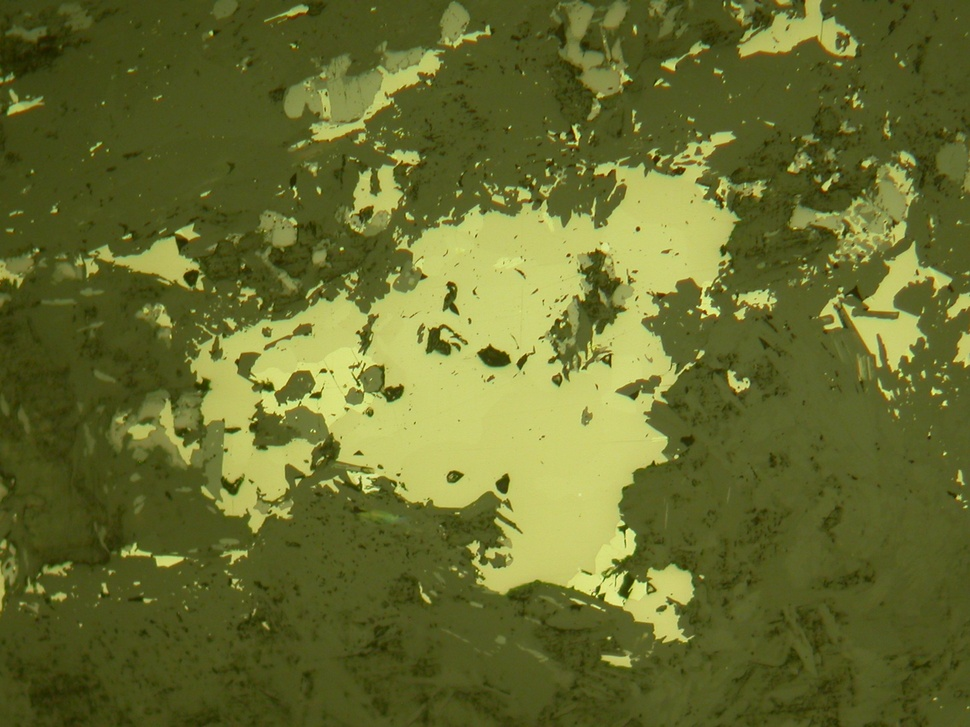
#> input picture ML/first_classification_attempt/data/part1/Оталькованные руды/2550374-2 10х.JPG, 970 x 727 px, shrunk from 2272 x 1704 before the run
$ python -i preprocess.py   (imports and definitions only)
#> lines starting #> are read from the running program, lines starting #| are printed output that depends on the picture; after the words box and inside, x2 and y2 are one past the last pixel; in counts of white or black regions, pixels touching at a corner belong together
#> further down, picture is the input picture: shape (727, 970, 3); mean B, G, R 45.6, 108.4, 102.6
"""Illumination / colour-cast normalisation for OM images.

part1 has a yellow-green cast, part2 is neutral gray, panoramas are dark.
We normalise all of them in Lab space so the model does not learn
"yellow == talc-bearing" from the acquisition domain.
"""

from __future__ import annotations

from dataclasses import dataclass

import cv2
import numpy as np


@dataclass(frozen=True)
class PreprocessConfig:
    l_low_pct: float = 1.0
    l_high_pct: float = 99.0
    clahe_clip: float = 2.0
    clahe_grid: int = 16
    cast_shift_limit: int = 25  # max a/b shift to avoid recolouring real phases


def _matrix_mask(l_channel: np.ndarray) -> np.ndarray:
    """Boolean mask of the dark non-ore background (below median L)."""
    return l_channel < float(np.median(l_channel))


def preprocess(image_bgr: np.ndarray, cfg: PreprocessConfig = PreprocessConfig()) -> np.ndarray:
    """Normalise a uint8 BGR image -> uint8 BGR, illumination/cast corrected."""
    if image_bgr.dtype != np.uint8:
        image_bgr = np.clip(image_bgr, 0, 255).astype(np.uint8)
    lab = cv2.cvtColor(image_bgr, cv2.COLOR_BGR2LAB).astype(np.float32)
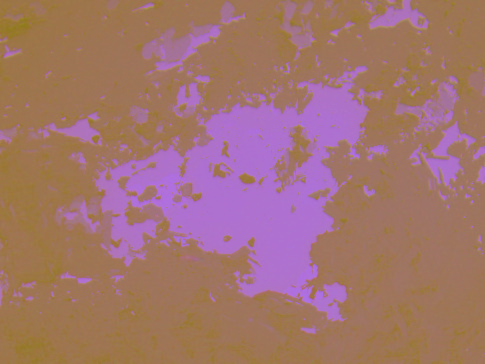
#> lab: shape (727, 970, 3) float32 (shown at 1/2 size); mean B, G, R 110.7, 116.3, 162
    l, a, b = lab[..., 0], lab[..., 1], lab[..., 2]
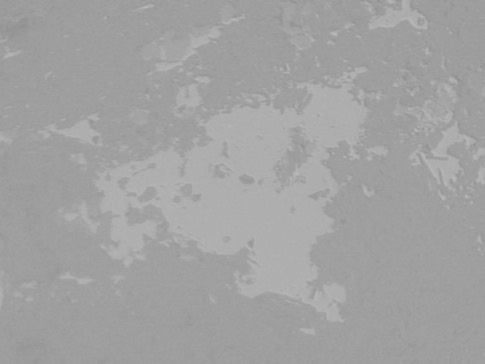
#> b: shape (727, 970) float32 (shown at 1/2 size); min 137, max 188, mean 161.5

    # 1) percentile stretch of L
    lo, hi = np.percentile(l, [cfg.l_low_pct, cfg.l_high_pct])
#> lo = 54; hi = 214
    if hi > lo:
        l = np.clip((l - lo) / (hi - lo) * 255.0, 0, 255)

    # 2) neutralise colour cast measured on the dark matrix background
    bg = _matrix_mask(l)
#> in _matrix_mask, `return l_channel < float(np.median(l_channel))`:
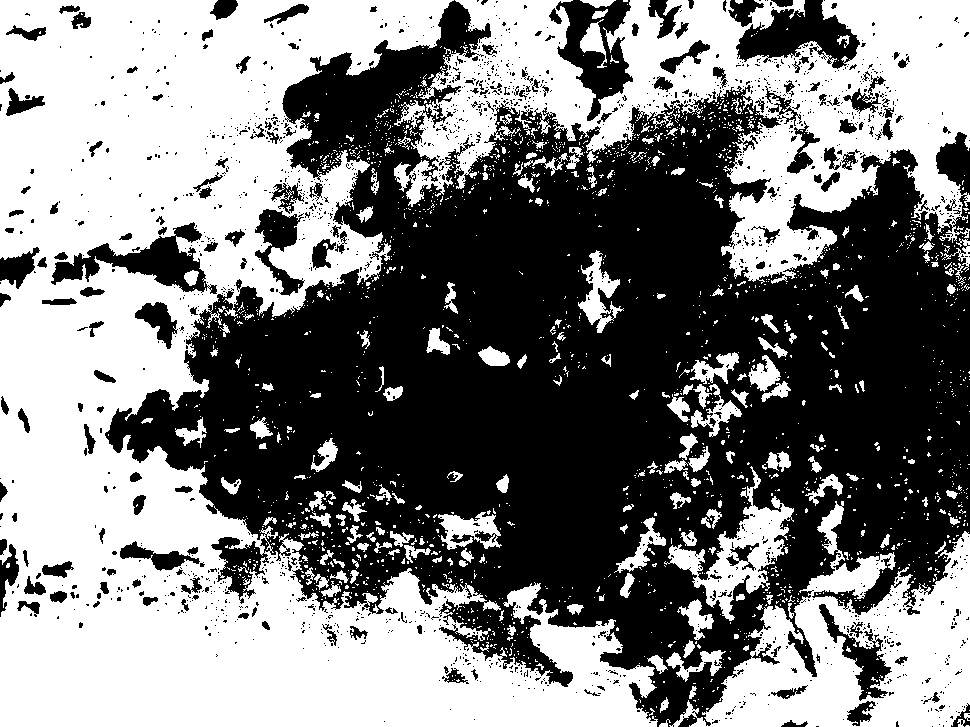
#> returned value: shape (727, 970) bool; 50% white; 1944 white regions (1724 under 20 px), largest, box (x1, y1, x2, y2) and area: (0, 0, 658, 727) 219889, (394, 0, 970, 284) 69204, (669, 501, 970, 727) 29320
    if bg.sum() > 0:
        da = float(np.clip(np.mean(a[bg]) - 128.0, -cfg.cast_shift_limit, cfg.cast_shift_limit))
#> da = -10.59
        db = float(np.clip(np.mean(b[bg]) - 128.0, -cfg.cast_shift_limit, cfg.cast_shift_limit))
#> db = 25
        a = np.clip(a - da, 0, 255)
        b = np.clip(b - db, 0, 255)
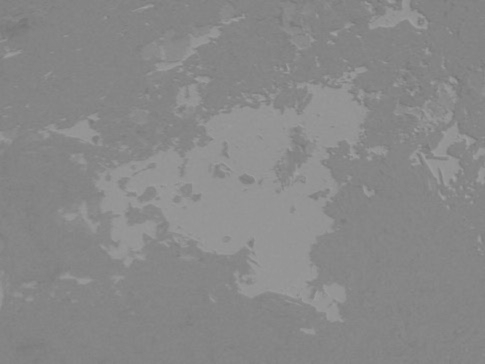
#> b: shape (727, 970) float32 (shown at 1/2 size); min 112, max 163, mean 136.5

    # 3) CLAHE on L for local contrast
    clahe = cv2.createCLAHE(clipLimit=cfg.clahe_clip, tileGridSize=(cfg.clahe_grid, cfg.clahe_grid))
    l = clahe.apply(l.astype(np.uint8)).astype(np.float32)

    out = np.stack([l, a, b], axis=-1).astype(np.uint8)
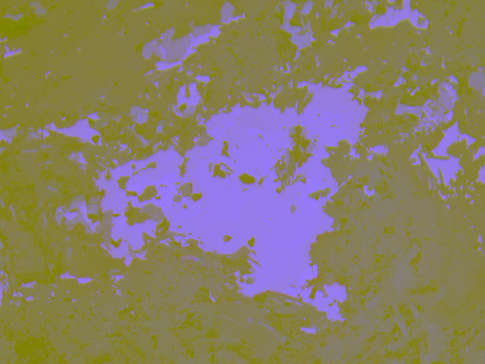
#> out: shape (727, 970, 3) (shown at 1/2 size); mean of channels 0, 1, 2 104.8, 126.2, 136.5; drawn as B, G, R
    return cv2.cvtColor(out, cv2.COLOR_LAB2BGR)
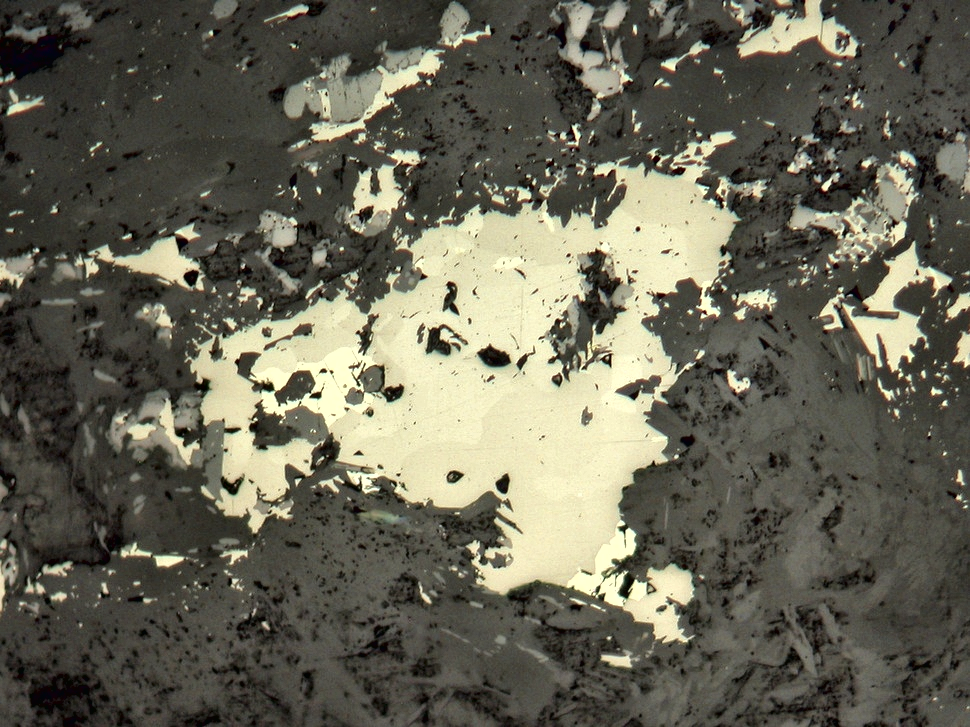
#> returned value: shape (727, 970, 3); mean B, G, R 85.6, 100.8, 102.9

>>> import cv2
>>> picture = cv2.imread('../../../first_classification_attempt/data/part1/Оталькованные руды/2550374-2 10х.JPG')
>>> result = preprocess(picture)

$ run again, on ML/first_classification_attempt/data/part1/Оталькованные руды/2550375-1 10х.JPG
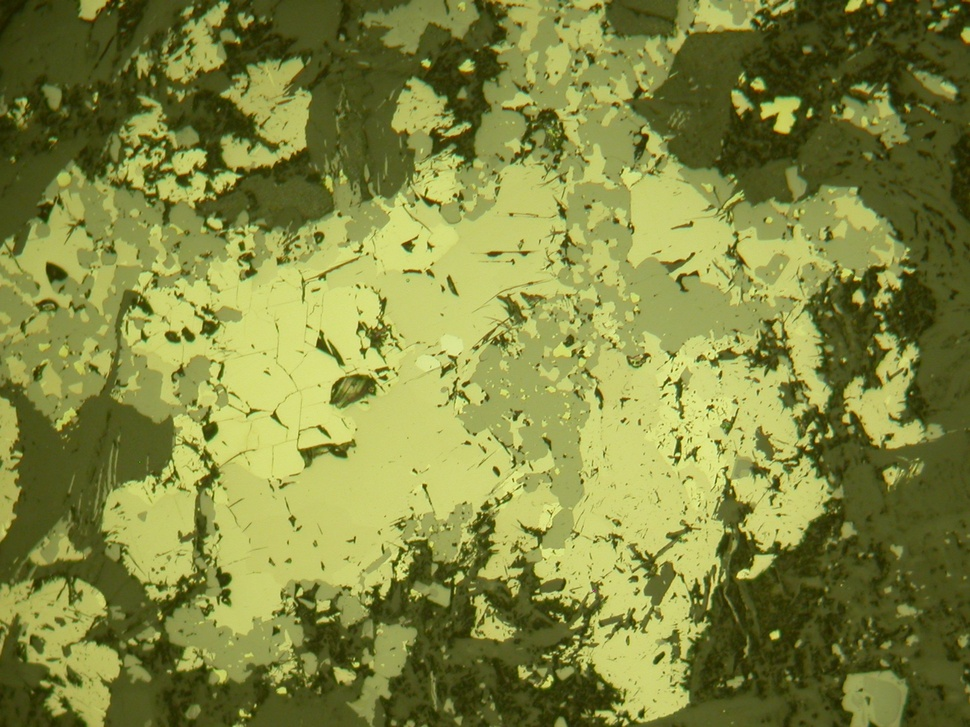
#> input picture ML/first_classification_attempt/data/part1/Оталькованные руды/2550375-1 10х.JPG, 970 x 727 px, shrunk from 2272 x 1704 before the run
#> picture is the input picture: shape (727, 970, 3); mean B, G, R 63.4, 135.1, 129.1
#> lo = 43; hi = 222
#> in _matrix_mask, `return l_channel < float(np.median(l_channel))`:
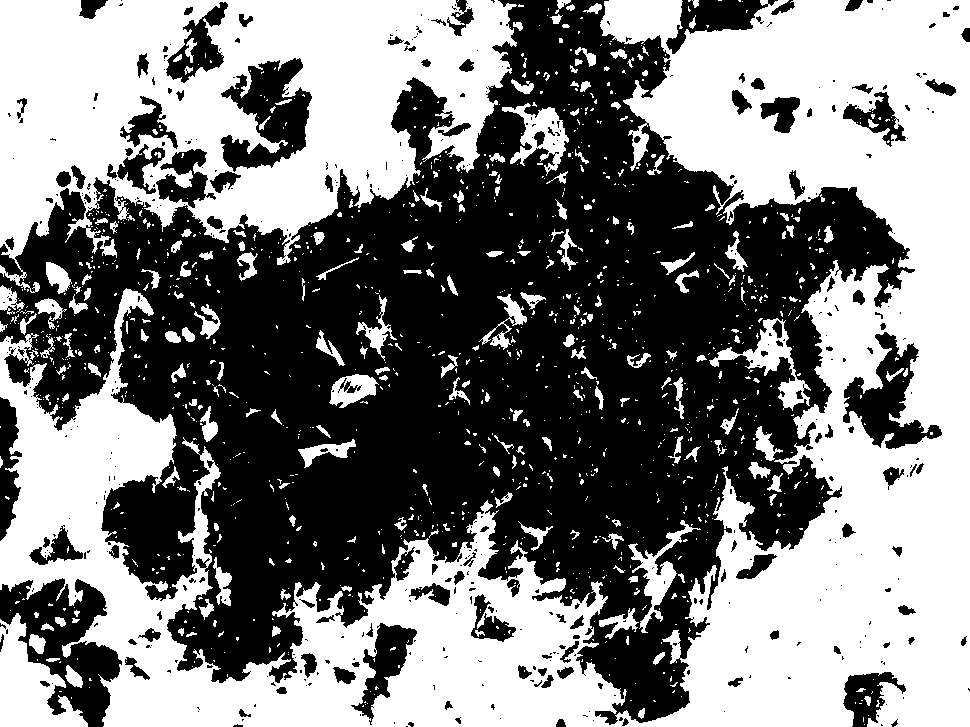
#> returned value: shape (727, 970) bool; 49.9% white; 1245 white regions (1004 under 20 px), largest, box (x1, y1, x2, y2) and area: (0, 0, 970, 727) 231307, (0, 0, 517, 293) 85302, (0, 613, 88, 727) 5032
#> da = -10.61
#> db = 25
#> in preprocess, `return cv2.cvtColor(out, cv2.COLOR_LAB2BGR)`:
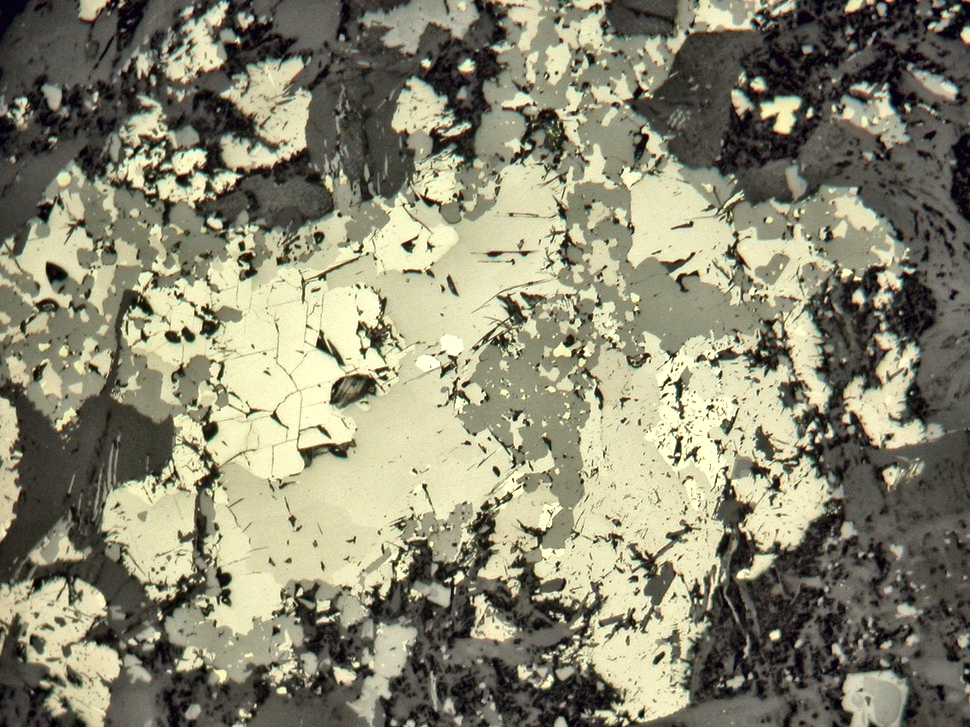
#> returned value: shape (727, 970, 3); mean B, G, R 112.7, 135, 137.3

$ run again, on ML/first_classification_attempt/data/part1/Оталькованные руды/2550376-1 5x.JPG
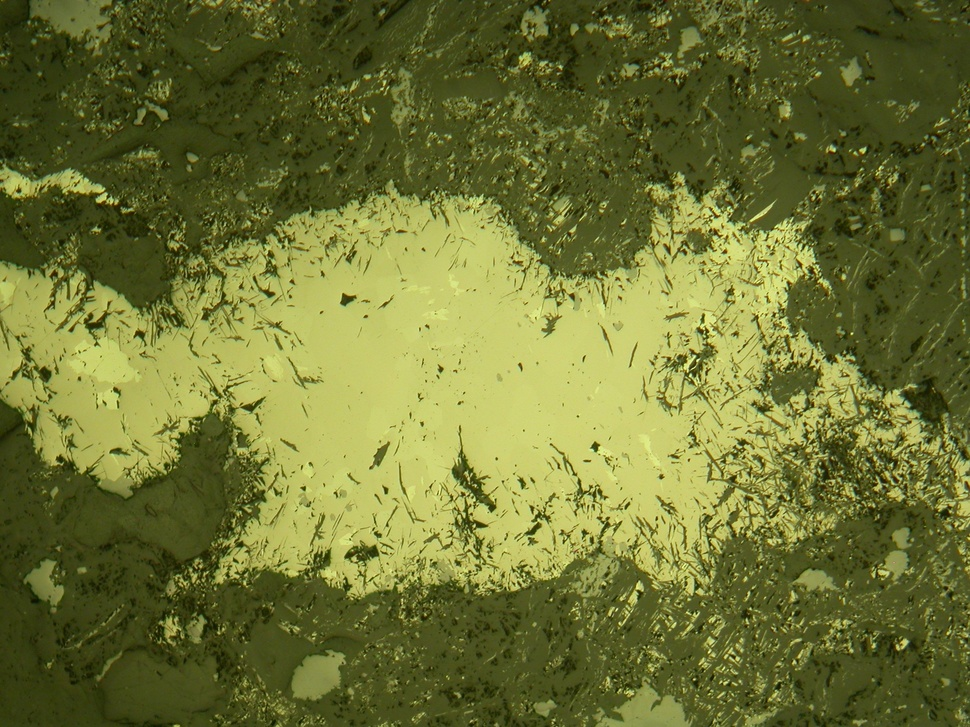
#> input picture ML/first_classification_attempt/data/part1/Оталькованные руды/2550376-1 5x.JPG, 970 x 727 px, shrunk from 2272 x 1704 before the run
#> picture is the input picture: shape (727, 970, 3); mean B, G, R 51.9, 115.3, 109.8
#> lo = 37; hi = 213
#> in _matrix_mask, `return l_channel < float(np.median(l_channel))`:
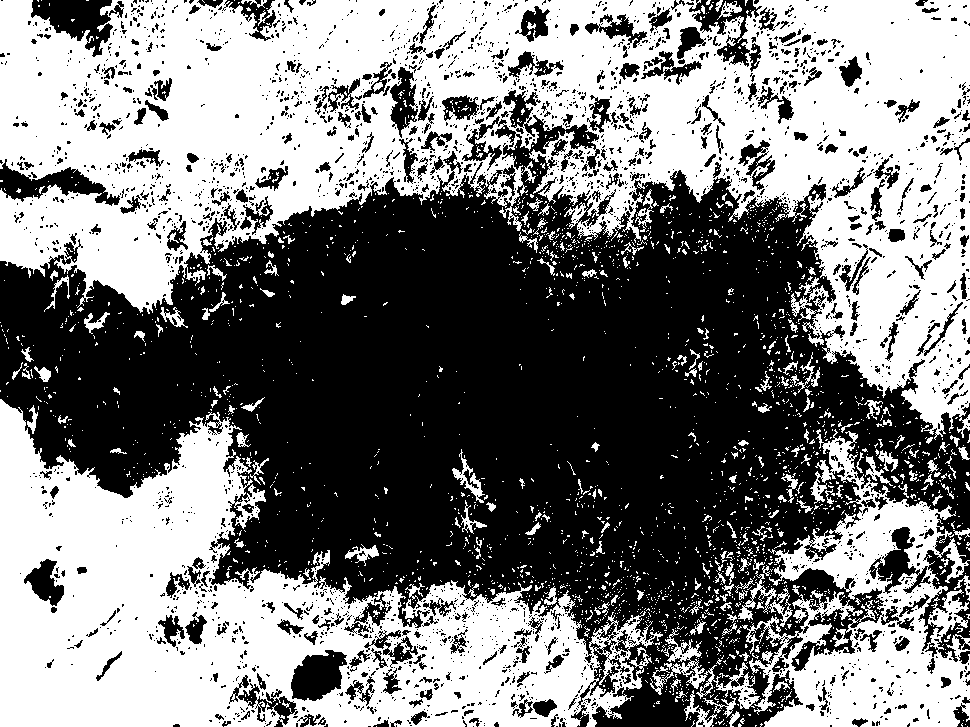
#> returned value: shape (727, 970) bool; 49.7% white; 2449 white regions (2244 under 20 px), largest, box (x1, y1, x2, y2) and area: (0, 0, 970, 440) 199685, (0, 399, 663, 727) 100214, (742, 429, 970, 727) 29217
#> da = -10.14
#> db = 25
#> in preprocess, `return cv2.cvtColor(out, cv2.COLOR_LAB2BGR)`:
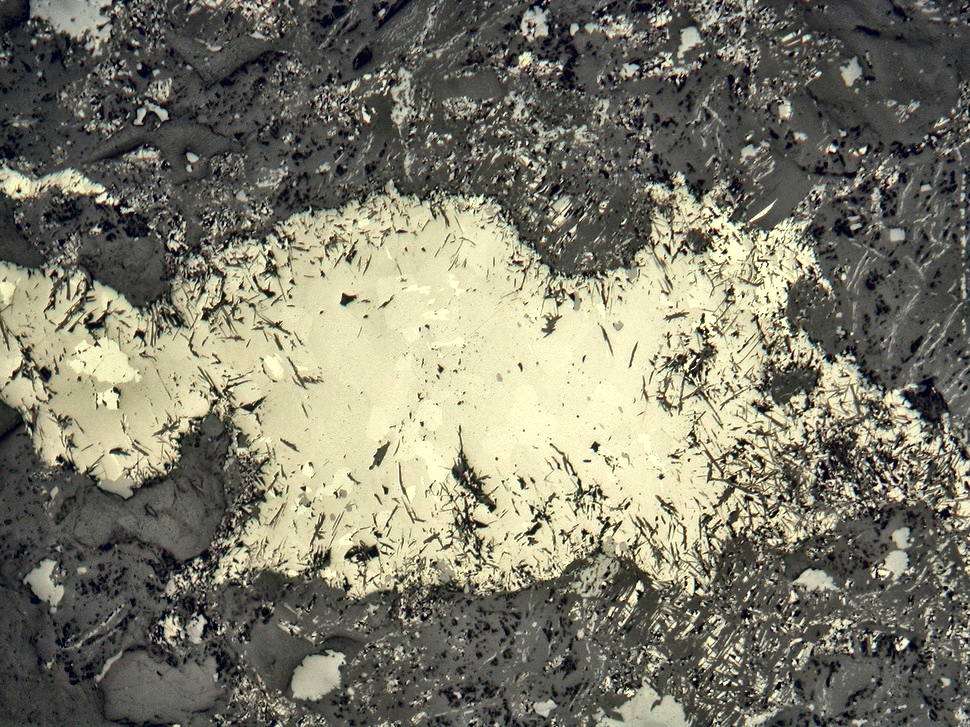
#> returned value: shape (727, 970, 3); mean B, G, R 106.5, 122.3, 124.4
